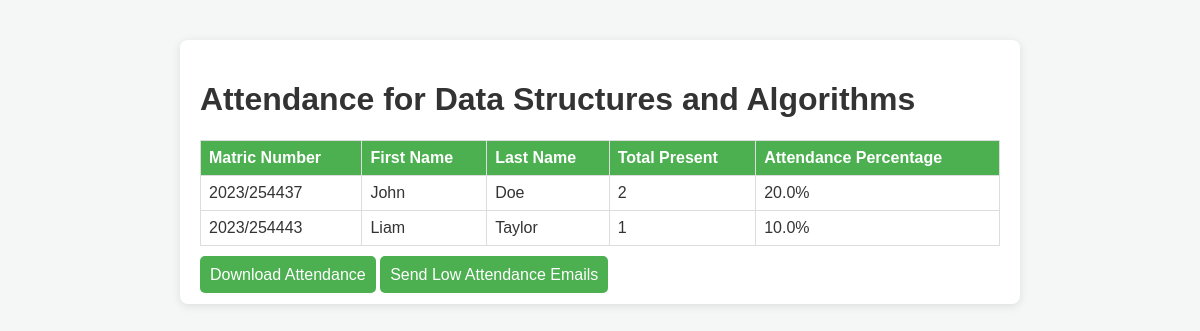
Page /view_attendance/103 (signed in) on the committed database.
### tables this page shows
CREATE TABLE courses (
    course_id INTEGER PRIMARY KEY AUTOINCREMENT,
    course_name TEXT NOT NULL,
    lecturer_id INTEGER,
    FOREIGN KEY (lecturer_id) REFERENCES lecturers(id)
);

CREATE TABLE students (
    id INTEGER PRIMARY KEY AUTOINCREMENT,
    matric_number TEXT NOT NULL UNIQUE,
    first_name TEXT,
    last_name TEXT,
    email TEXT,
    department TEXT,
    phone_number TEXT,
    parent_email TEXT
);

### app.py (the view)
@app.route('/view_attendance/<int:course_id>')
def view_attendance(course_id):
    if 'user_id' not in session:
        return redirect(url_for('login'))
    db = get_db()
    course = db.execute('SELECT * FROM courses WHERE course_id = ?', (course_id,)).fetchone()
    if not course:
        flash("Course not found!")
        return redirect(url_for('lecturer_dashboard'))
    attendance_records = db.execute('''
        SELECT s.matric_number, s.first_name, s.last_name,
               COUNT(CASE WHEN a.status = "Present" THEN 1 END) AS total_present
        FROM attendance a
        JOIN students s ON a.student_id = s.id
        WHERE a.course_id = ?
        GROUP BY s.id
    ''', (course_id,)).fetchall()
    total_classes = 10  # Replace with the actual number of classes
    attendance_data = []
    for record in attendance_records:
        total_present = record['total_present']
        percentage = (total_present / total_classes) * 100
        attendance_data.append({
            'matric_number': record['matric_number'],
            'first_name': record['first_name'],
            'last_name': record['last_name'],
            'total_present': total_present,
            'attendance_percentage': round(percentage, 2),
        })
    return render_template('view_attendance.html', course=course, attendance=attendance_data)

### app.py (called while the page is built)
def get_db():
    conn = sqlite3.connect('attendance_system.db')
    conn.row_factory = sqlite3.Row
    return conn

### templates/view_attendance.html (shortened to what this page needs)
<!DOCTYPE html>
<html lang="en">
<head>
</head>
<body>
<div class="container">
    <h1>Attendance for {{ course['course_name'] }}</h1>
<table>
    <thead>
        <tr>
            <th>Matric Number</th>
            <th>First Name</th>
            <th>Last Name</th>
            <th>Total Present</th>
            <th>Attendance Percentage</th>
        </tr>
    </thead>
    <tbody>
        {% for record in attendance %}
        <tr>
            <td>{{ record.matric_number }}</td>
            <td>{{ record.first_name }}</td>
            <td>{{ record.last_name }}</td>
            <td>{{ record.total_present }}</td>
            <td>{{ record.attendance_percentage }}%</td>
        </tr>
        {% endfor %}
    </tbody>
</table>
    <a href="{{ url_for('download_attendance', course_id=course['course_id']) }}" class="btn">Download Attendance</a>
    <a href="{{ url_for('send_low_attendance_emails', course_id=course['course_id']) }}" class="btn">Send Low Attendance Emails</a>
</div>
</body>
</html>

### templates/view_attendance.html (style rules this page uses)
body { font-family: Arial, sans-serif; margin: 0; padding: 0; background-color: #f4f7f6; color: #333; }
.container { max-width: 800px; margin: 40px auto; background-color: #fff; padding: 20px; box-shadow: 0 2px 10px rgba(0, 0, 0, 0.1); border-radius: 8px; }
table { width: 100%; border-collapse: collapse; margin-bottom: 20px; }
th, td { border: 1px solid #ddd; padding: 8px; text-align: left; }
th { background-color: #4CAF50; color: white; }
.btn { background-color: #4CAF50; color: white; padding: 10px; text-decoration: none; border-radius: 5px; }

### rows in the picture
courses: course_name "Data Structures and Algorithms"
students: matric_number "2023/254437", first_name "John", last_name "Doe", total_present "2", attendance_percentage "20.0"
students: matric_number "2023/254443", first_name "Liam", last_name "Taylor", total_present "1", attendance_percentage "10.0"
